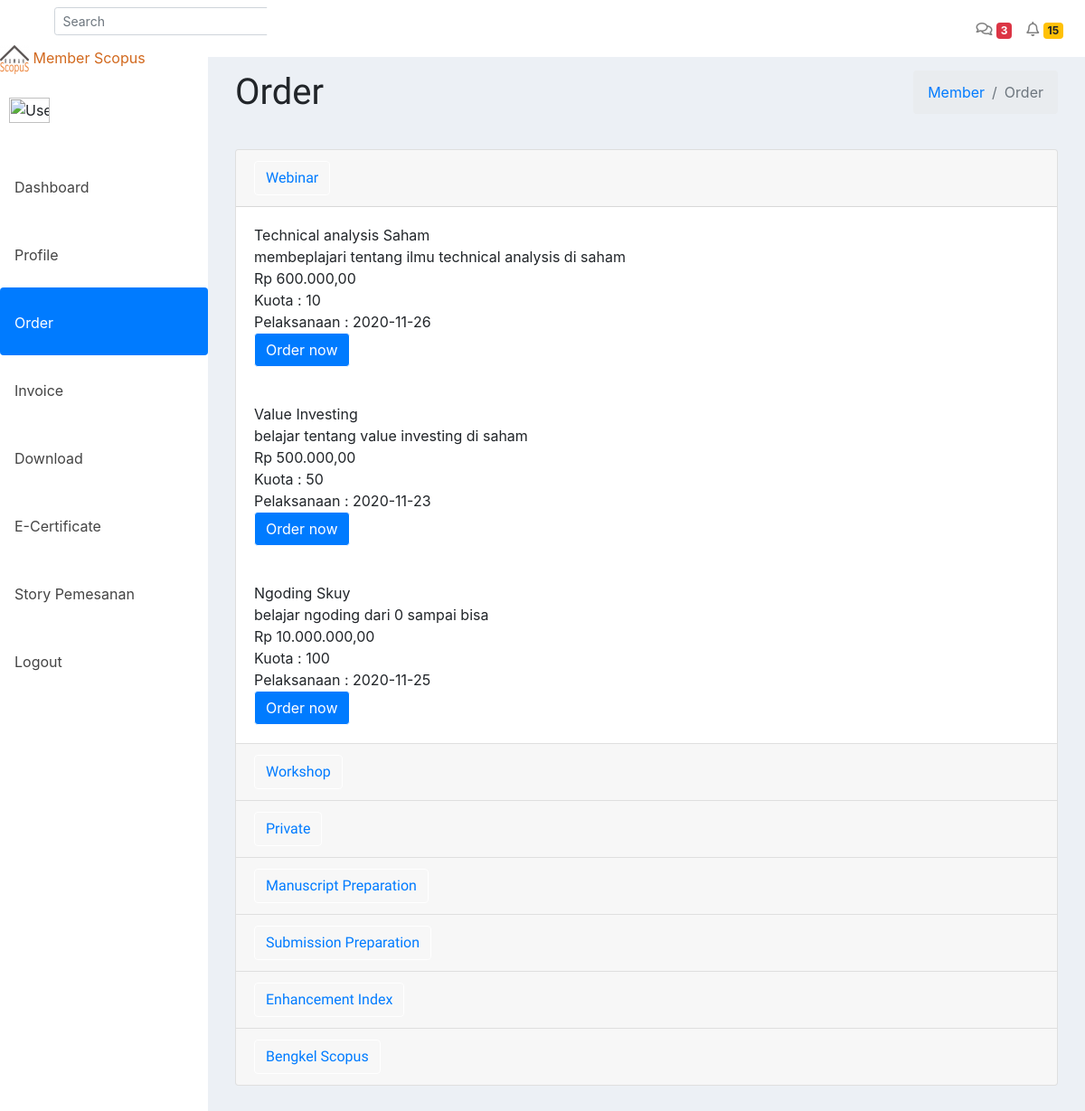
Page /index.php/member/order on the committed database.
### tables this page shows
CREATE TABLE `tbl_webinar` (
  `id` varchar(10) NOT NULL,
  `nama_webinar` varchar(128) NOT NULL,
  `deskripsi` text NOT NULL,
  `harga` int(11) NOT NULL,
  `kuota` int(11) NOT NULL,
  `tgl_pelaksanaan` date NOT NULL
);

CREATE TABLE `tbl_menu_member` (
  `id` int(11) NOT NULL,
  `title` varchar(128) NOT NULL,
  `url` varchar(128) NOT NULL,
  `icon` varchar(128) NOT NULL
);

### application/controllers/member/Order.php (called while the page is built, shortened)
<?php
class Order extends CI_Controller
{
    function index()
    {
        $data['user'] = $this->db->get_where('tbl_member', ['email' => $this->session->userdata('email')])->row_array();
        $data['webinar'] = $this->db->get('tbl_webinar')->result_array();
        $data['title'] = 'Order';
        $this->load->view('member/order', $data);
        $this->load->view('member/template/navbar', $data);
        $this->load->view('member/template/footer', $data);
        $this->load->view('member/template/head', $data);
        $this->load->view('member/template/print', $data);
    }
}

### index.php (called while the page is built, shortened)
<?php
require_once BASEPATH.'core/CodeIgniter.php';

### application/views/member/order.php (the view, shortened to what this page needs)
<body class="hold-transition sidebar-mini layout-fixed layout-navbar-fixed layout-footer-fixed">
  <div class="wrapper">
    <nav class="main-header navbar navbar-expand navbar-white navbar-light">
      <ul class="navbar-nav">
        <li class="nav-item">
          <a class="nav-link" data-widget="pushmenu" href="#" role="button"><i class="fas fa-bars"></i></a>
        </li>
      </ul>
      <form class="form-inline ml-3">
        <div class="input-group input-group-sm">
          <input class="form-control form-control-navbar" type="search" placeholder="Search" aria-label="Search">
          <div class="input-group-append">
            <button class="btn btn-navbar" type="submit">
              <i class="fas fa-search"></i>
            </button>
          </div>
        </div>
      </form>
      <ul class="navbar-nav ml-auto">
        <li class="nav-item dropdown">
          <a class="nav-link" data-toggle="dropdown" href="#">
            <i class="far fa-comments"></i>
            <span class="badge badge-danger navbar-badge">3</span>
          </a>
        </li>
        <li class="nav-item dropdown">
          <a class="nav-link" data-toggle="dropdown" href="#">
            <i class="far fa-bell"></i>
            <span class="badge badge-warning navbar-badge">15</span>
          </a>
        </li>
      </ul>
    </nav>
    <div class="content-wrapper">
      <section class="content-header">
        <div class="container-fluid">
          <div class="row mb-2">
            <div class="col-sm-6">
              <h1>Order</h1>
            </div>
            <div class="col-sm-6">
              <ol class="breadcrumb float-sm-right">
                <li class="breadcrumb-item"><a href="<?= base_url('member/dasboard') ?>">Member</a></li>
                <li class="breadcrumb-item active">Order</li>
              </ol>
            </div>
          </div>
        </div>
      </section>
      <section class="content">
        <div class="container-fluid">
          <div class="row">
            <div class="col-md-12">
              <div class="accordion" id="accordionExample">
                <div class="card">
                  <div class="card-header" id="headingOne">
                    <h1 class="mb-0">
                      <button class="btn btn-link" type="button" data-toggle="collapse" data-target="#collapseOne" aria-expanded="true" aria-controls="collapseOne">
                        Webinar
                      </button>
                    </h1>
                  </div>
                  <?php
                  foreach ($webinar as $i) :
                    $harga = $i['harga'];
                    $hasil_rupiah = "Rp " . number_format($harga, 2, ',', '.'); ?>
                    <div id="collapseOne" class="collapse show" aria-labelledby="headingOne" data-parent="#accordionExample">
                      <div class="card-body">
                        <?= $i['nama_webinar'] ?>
                        <br> <?= $i['deskripsi'] ?>
                        <br> <?= $hasil_rupiah ?>
                        <br>Kuota : <?= $i['kuota'] ?>
                        <br>Pelaksanaan : <?= $i['tgl_pelaksanaan'] ?>
                        <br><a href="<?= base_url('member/order/konfir_order/') . $i['id'] ?>" class="btn btn-primary">Order now</a>
                      </div>
                    </div>
                  <?php endforeach; ?>
                </div>
                <div class="card">
                  <div class="card-header" id="headingTwo">
                    <h1 class="mb-0">
                      <button class="btn btn-link collapsed" type="button" data-toggle="collapse" data-target="#collapseTwo" aria-expanded="false" aria-controls="collapseTwo">
                        Workshop
                      </button>
                    </h1>
                  </div>
                </div>
                <div class="card">
                  <div class="card-header" id="headingThree">
                    <h1 class="mb-0">
                      <button class="btn btn-link collapsed" type="button" data-toggle="collapse" data-target="#collapseThree" aria-expanded="false" aria-controls="collapseThree">
                        Private
                      </button>
                    </h1>
                  </div>
                </div>
                <div class="card">
                  <div class="card-header" id="headingFour">
                    <h1 class="mb-0">
                      <button class="btn btn-link collapsed" type="button" data-toggle="collapse" data-target="#collapsefour" aria-expanded="false" aria-controls="collapsefour">
                        Manuscript Preparation
                      </button>
                    </h1>
                  </div>
                </div>
                <div class="card">
                  <div class="card-header" id="headingfive">
                    <h1 class="mb-0">
                      <button class="btn btn-link collapsed" type="button" data-toggle="collapse" data-target="#collapsefive" aria-expanded="false" aria-controls="collapsefive">
                        Submission Preparation
                      </button>
                    </h1>
                  </div>
                </div>
                <div class="card">
                  <div class="card-header" id="headingsix">
                    <h1 class="mb-0">
                      <button class="btn btn-link collapsed" type="button" data-toggle="collapse" data-target="#collapsesix" aria-expanded="false" aria-controls="collapsesix">
                        Enhancement Index
                      </button>
                    </h1>
                  </div>
                </div>
                <div class="card">
                  <div class="card-header" id="headingseven">
                    <h1 class="mb-0">
                      <button class="btn btn-link collapsed" type="button" data-toggle="collapse" data-target="#collapseseven" aria-expanded="false" aria-controls="collapseseven">
                        Bengkel Scopus
                      </button>
                    </h1>
                  </div>
                </div>
              </div>
            </div>
          </div>
        </div>
      </section>
    </div>
</body>

### application/views/member/template/navbar.php (shortened to what this page needs)
<aside class="main-sidebar sidebar-dark-primary elevation-4">
    <a href="#" class="brand-link">
        <img src="<?php echo base_url() . 'theme/images/logo/favicon-32x32.png' ?>" alt="AdminLTE Logo" class="brand-image img-circle elevation-3" style="opacity: .8">
        <span class="brand-text font-weight-light" style="color:#D2691E ;"><strong>Member Scopus</strong></span>
    </a>
    <div class="sidebar">
        <div class="user-panel mt-3 pb-3 mb-3 d-flex">
            <div class="image">
                <img src="<?php echo base_url('assets/images/') . $user['foto'] ?>" class="img-circle elevation-2" alt="User Image">
            </div>
            <div class="info">
            </div>
        </div>
        <nav class="mt-2">
            <?php
            $queryMenu = "SELECT * FROM tbl_menu_member";
            $menu = $this->db->query($queryMenu)->result_array();
            ?>
            <ul class="nav nav-pills nav-sidebar flex-column" data-widget="treeview" role="menu" data-accordion="false">
                <?php foreach ($menu as $m) : ?>
                    <li class="nav-item has-treeview">
                        <?php if ($title == $m['title']) : ?>
                            <a href="<?= base_url() . $m['url'] ?>" class="nav-link active">
                            <?php else : ?>
                                <a href="<?= base_url() . $m['url'] ?>" class="nav-link">
                                <?php endif; ?>
                                <i class="<?= base_url() . $m['icon'] ?>"></i>
                                <p>
                                    <?= $m['title'] ?>
                                </p>
                                </a>
                    </li>
                <?php endforeach; ?>
            </ul>
        </nav>
    </div>
</aside>

### application/views/member/template/head.php (style rules this page uses)
.btn { border: 1px solid #fff; }

### rows in the picture
tbl_webinar: nama_webinar "Technical analysis Saham", deskripsi "membeplajari tentang ilmu technical analysis di saham", harga "Rp 600.000,00", kuota "10", tgl_pelaksanaan "2020-11-26"
tbl_webinar: nama_webinar "Value Investing", deskripsi "belajar tentang value investing di saham", harga "Rp 500.000,00", kuota "50", tgl_pelaksanaan "2020-11-23"
tbl_webinar: nama_webinar "Ngoding Skuy", deskripsi "belajar ngoding dari 0 sampai bisa", harga "Rp 10.000.000,00", kuota "100", tgl_pelaksanaan "2020-11-25"
tbl_menu_member: title "Dashboard"
tbl_menu_member: title "Profile"
tbl_menu_member: title "Order"
tbl_menu_member: title "Invoice"
tbl_menu_member: title "Download"
tbl_menu_member: title "E-Certificate"
tbl_menu_member: title "Story Pemesanan"
tbl_menu_member: title "Logout"
